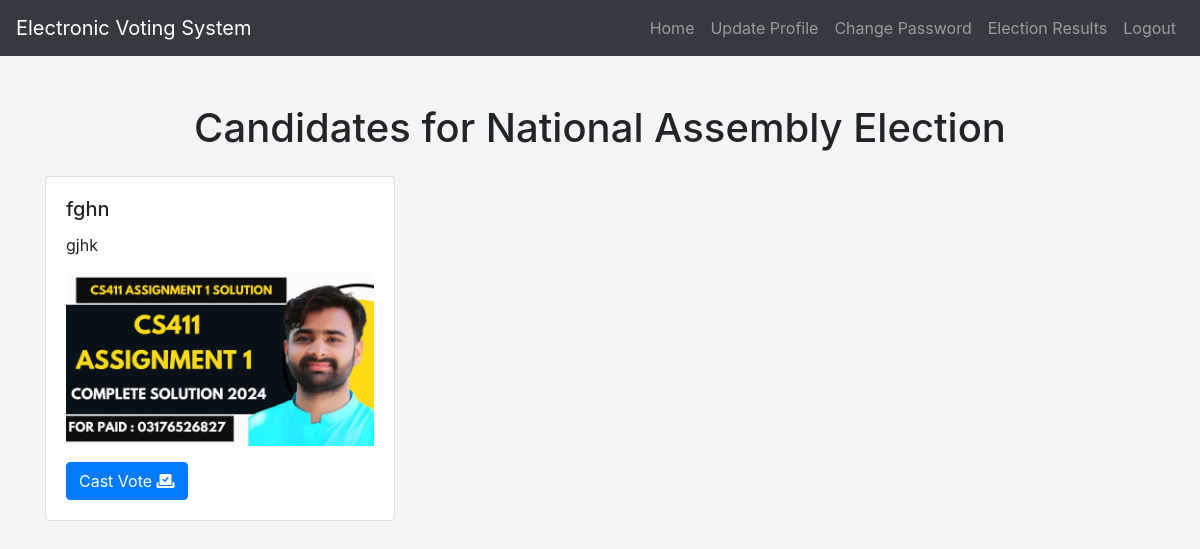
/view-candidates/2/ (signed in), run on the app's committed database.
### elections/models.py (models this page shows, shortened)
class Election(models.Model):
    name = models.CharField(max_length=255)
    status = models.CharField(max_length=50, choices=[('upcoming', 'Upcoming'), ('ongoing', 'Ongoing'), ('completed', 'Completed')])

class Candidate(models.Model):
    name = models.CharField(max_length=255)
    image = models.ImageField(upload_to='candidates/', null=True, blank=True)
    description = models.TextField()
    election = models.ForeignKey(Election, on_delete=models.CASCADE, default=1)

### elections/views.py (the view)
# urls.py: path('view-candidates/<int:election_id>/', views.view_candidates, name='view_candidates'),
def view_candidates(request, election_id):
    election = get_object_or_404(Election, pk=election_id)
    candidates = Candidate.objects.filter(election=election)
    return render(request, 'view_candidates.html', {'candidates': candidates, 'election': election})

### templates/view_candidates.html (shortened to what this page needs)
{% extends 'base.html' %}
{% block content %}
    <div class="container mt-5">
        <h1 class="text-center mb-4">Candidates for {{ election.name }}</h1>
        <div class="row">
            {% for candidate in candidates %}
                <div class="col-md-4">
                    <div class="card mb-4">
                        <div class="card-body">
                            <h5 class="card-title">{{ candidate.name }}</h5>
                            <p class="card-text">{{ candidate.description }}</p>
                            {% if candidate.image %}
                                <img src="{{ candidate.image.url }}" alt="{{ candidate.name }} Image" class="img-fluid mb-3">
                            {% endif %}
                            <a href="{% url 'cast_vote' election_id=election.id candidate_id=candidate.id %}" class="btn btn-primary">
                                Cast Vote <i class="fas fa-vote-yea"></i>
                            </a>
                        </div>
                    </div>
                </div>
            {% empty %}
                <div class="col-md-12">
                    <p>No candidates available for this election.</p>
                </div>
            {% endfor %}
        </div>
    </div>
{% endblock %}

### templates/base.html (style rules this page uses)
body { background-color: whitesmoke; }

### data on the page
Election: name "National Assembly Election"
Candidate: name "fghn", description "gjhk", image (picture)
